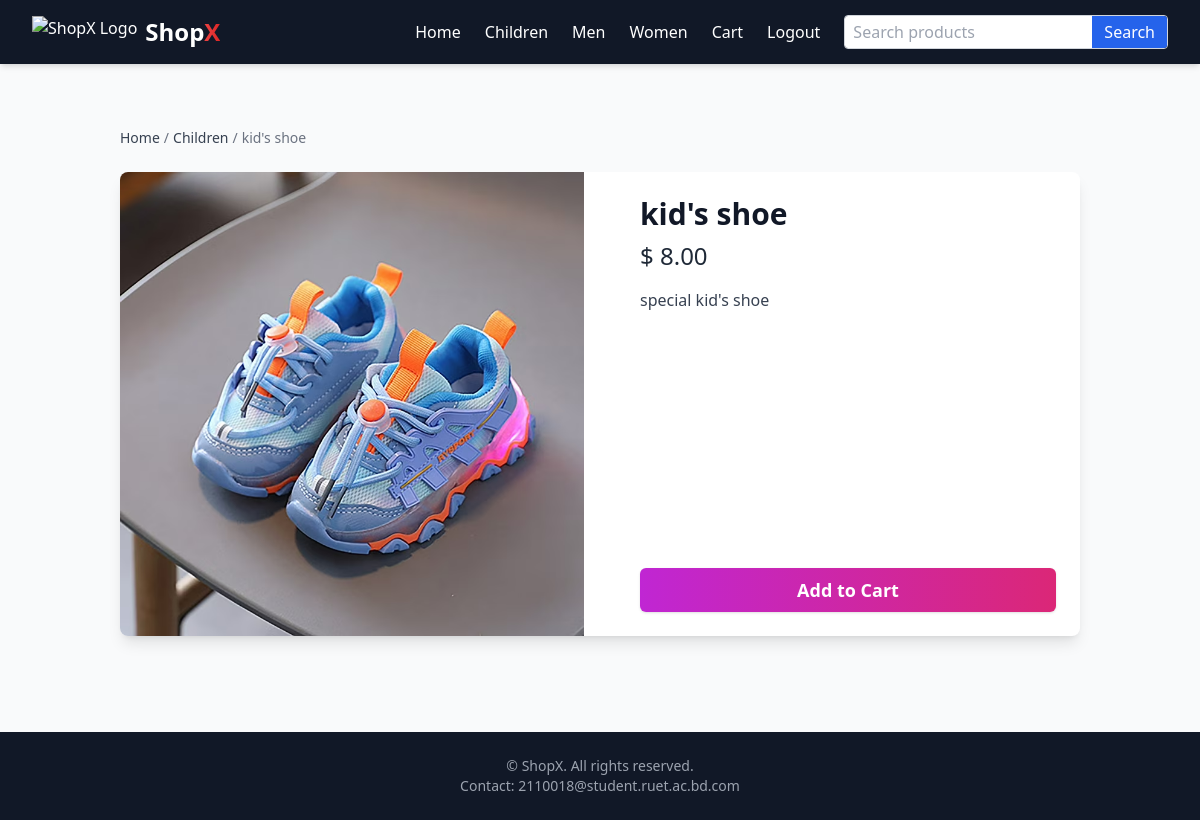
The page /kids-shoe/ (signed in) on the database its author committed.
### products/models.py (models this page shows, shortened)
class Product(models.Model):
    category = models.ForeignKey(Category, on_delete=models.CASCADE, related_name='products')
    name = models.CharField(max_length=200)
    slug = models.SlugField(max_length=200, unique=True)
    description = models.TextField(blank=True)
    price = models.DecimalField(max_digits=10, decimal_places=2)
    image = models.ImageField(upload_to='products/', blank=True, null=True)
    @property
    def image_url(self):
        if self.image:
            return self.image.url
        return '/static/placeholder.png'
    tags = models.ManyToManyField(Tag, related_name='products', blank=True)
    created_at = models.DateTimeField(auto_now_add=True)

class Category(models.Model):
    CATEGORY_CHOICES = [
        ('children', 'Children'),
        ('men', 'Men'),
        ('women', 'Women'),
    ]
    slug = models.SlugField(max_length=50, unique=True)
    name = models.CharField(max_length=50)
    class Meta:
        verbose_name_plural = 'Categories'

### products/views.py (the view)
# urls.py: path('<slug:slug>/', views.product_detail, name='product_detail'),
def product_detail(request, slug):
    product = get_object_or_404(Product, slug=slug)
    return render(request, 'products/product_detail.html', {
        'product': product,
    })

### accounts/templatetags/user_extras.py (called while the page is built)
@register.filter
def is_admin(user):
    if not user.is_authenticated:
        return False
    try:
        return user.profile.is_admin or user.is_superuser
    except:
        return user.is_superuser

### products/templatetags/currency_filters.py (called while the page is built)
@register.filter(name='currency')
def currency(value):
    if value is None:
        return ''
    return f'{settings.CURRENCY_SYMBOL}{value}'

### templates/products/product_detail.html (shortened to what this page needs)
{% extends 'base.html' %}
{% load static %}
{% load currency_filters %}
{% block content %}
<div class="max-w-5xl mx-auto px-4 sm:px-6 lg:px-8 py-10">
  <nav class="text-sm text-gray-500 mb-6 flex flex-wrap gap-1">
    <a href="/" class="hover:underline text-gray-700">Home</a>
    <span>/</span>
    <a href="/products/category/{{ product.category.slug }}/" class="hover:underline text-gray-700">{{ product.category.name }}</a>
    <span>/</span>
    <span class="text-gray-500">{{ product.name }}</span>
  </nav>
  <div class="grid grid-cols-1 md:grid-cols-2 gap-8 bg-white rounded-lg shadow-lg overflow-hidden">
    <div class="w-full h-96 md:h-auto">
      <img class="w-full h-full object-cover transition-transform duration-300 hover:scale-105" src="{{ product.image_url }}" alt="{{ product.name }}">
    </div>
    <div class="p-6 flex flex-col justify-between">
      <div>
        <h1 class="text-3xl font-bold text-gray-900 mb-2">{{ product.name }}</h1>
        <p class="text-2xl text-gray-800 mb-4">{{ product.price|currency }}</p>
        <p class="text-gray-700 mb-6">{{ product.description }}</p>
      </div>
      <a href="{% url 'products:add_to_cart' product.slug %}?next={{ request.path }}"
         class="add-to-cart-btn mt-auto bg-gradient-to-r from-fuchsia-600 to-pink-600 hover:from-fuchsia-700 hover:to-pink-700 text-white px-6 py-2 rounded-md text-lg font-semibold shadow inline-block text-center transition-colors duration-200">
        Add to Cart
      </a>
    </div>
  </div>
</div>
{% endblock %}

### rows shown on the page
Product: category.name "Children", name "kid's shoe", image_url (picture), price "$ 8.00", description "special kid's shoe"
